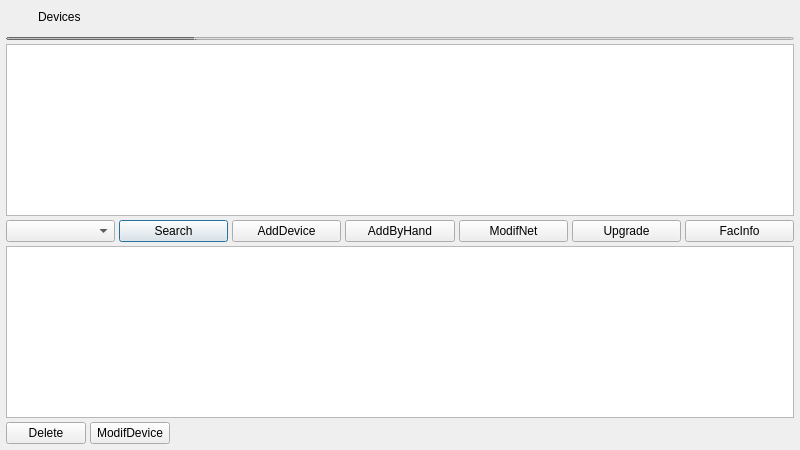
<?xml version="1.0" encoding="UTF-8"?>
<ui version="4.0">
 <class>FrmDevice</class>
 <widget class="QDialog" name="FrmDevice">
  <property name="geometry">
   <rect>
    <x>0</x>
    <y>0</y>
    <width>800</width>
    <height>450</height>
   </rect>
  </property>
  <property name="windowTitle">
   <string>Dialog</string>
  </property>
  <layout class="QGridLayout" name="gridLayout">
   <property name="leftMargin">
    <number>6</number>
   </property>
   <property name="topMargin">
    <number>0</number>
   </property>
   <property name="rightMargin">
    <number>6</number>
   </property>
   <property name="bottomMargin">
    <number>6</number>
   </property>
   <property name="spacing">
    <number>4</number>
   </property>
   <item row="4" column="0">
    <layout class="QHBoxLayout" name="HorLayoutDevice">
     <item>
      <widget class="QComboBox" name="CBoxProtoType"/>
     </item>
     <item>
      <widget class="QPushButton" name="BtnSearch">
       <property name="text">
        <string>Search</string>
       </property>
      </widget>
     </item>
     <item>
      <widget class="QPushButton" name="BtnAddDevice">
       <property name="text">
        <string>AddDevice</string>
       </property>
      </widget>
     </item>
     <item>
      <widget class="QPushButton" name="BtnAddByHand">
       <property name="text">
        <string>AddByHand</string>
       </property>
      </widget>
     </item>
     <item>
      <widget class="QPushButton" name="BtnModifNet">
       <property name="text">
        <string>ModifNet</string>
       </property>
      </widget>
     </item>
     <item>
      <widget class="QPushButton" name="BtnUpgrade">
       <property name="text">
        <string>Upgrade</string>
       </property>
      </widget>
     </item>
     <item>
      <widget class="QPushButton" name="BtnFacInfo">
       <property name="text">
        <string>FacInfo</string>
       </property>
      </widget>
     </item>
    </layout>
   </item>
   <item row="2" column="0">
    <widget class="QTableView" name="TviewSearchDevice"/>
   </item>
   <item row="5" column="0">
    <widget class="QTableView" name="TviewChnDevice"/>
   </item>
   <item row="6" column="0">
    <layout class="QHBoxLayout" name="HorLayoutChnDevice">
     <item>
      <widget class="QPushButton" name="BtnChnDeleteDevice">
       <property name="text">
        <string>Delete</string>
       </property>
      </widget>
     </item>
     <item>
      <widget class="QPushButton" name="BtnChnModifDevice">
       <property name="text">
        <string>ModifDevice</string>
       </property>
      </widget>
     </item>
     <item>
      <spacer name="horizontalSpacer">
       <property name="orientation">
        <enum>Qt::Horizontal</enum>
       </property>
       <property name="sizeHint" stdset="0">
        <size>
         <width>40</width>
         <height>20</height>
        </size>
       </property>
      </spacer>
     </item>
    </layout>
   </item>
   <item row="0" column="0">
    <widget class="QWidget" name="WidGetTitle" native="true">
     <property name="enabled">
      <bool>true</bool>
     </property>
     <property name="sizePolicy">
      <sizepolicy hsizetype="Preferred" vsizetype="Fixed">
       <horstretch>0</horstretch>
       <verstretch>0</verstretch>
      </sizepolicy>
     </property>
     <property name="minimumSize">
      <size>
       <width>0</width>
       <height>33</height>
      </size>
     </property>
     <property name="maximumSize">
      <size>
       <width>16777215</width>
       <height>33</height>
      </size>
     </property>
     <layout class="QGridLayout" name="gridLayout_2">
      <property name="leftMargin">
       <number>0</number>
      </property>
      <property name="topMargin">
       <number>0</number>
      </property>
      <property name="rightMargin">
       <number>0</number>
      </property>
      <property name="bottomMargin">
       <number>0</number>
      </property>
      <property name="spacing">
       <number>0</number>
      </property>
      <item row="0" column="2">
       <widget class="QWidget" name="MenuWidget" native="true">
        <property name="sizePolicy">
         <sizepolicy hsizetype="Minimum" vsizetype="Preferred">
          <horstretch>0</horstretch>
          <verstretch>0</verstretch>
         </sizepolicy>
        </property>
        <property name="minimumSize">
         <size>
          <width>128</width>
          <height>33</height>
         </size>
        </property>
        <property name="maximumSize">
         <size>
          <width>128</width>
          <height>33</height>
         </size>
        </property>
        <widget class="QPushButton" name="BtnMenu">
         <property name="geometry">
          <rect>
           <x>0</x>
           <y>0</y>
           <width>32</width>
           <height>33</height>
          </rect>
         </property>
         <property name="sizePolicy">
          <sizepolicy hsizetype="Minimum" vsizetype="Expanding">
           <horstretch>0</horstretch>
           <verstretch>0</verstretch>
          </sizepolicy>
         </property>
         <property name="minimumSize">
          <size>
           <width>31</width>
           <height>0</height>
          </size>
         </property>
         <property name="focusPolicy">
          <enum>Qt::NoFocus</enum>
         </property>
         <property name="toolTip">
          <string>Menu</string>
         </property>
         <property name="text">
          <string/>
         </property>
         <property name="autoDefault">
          <bool>true</bool>
         </property>
         <property name="flat">
          <bool>true</bool>
         </property>
        </widget>
        <widget class="QPushButton" name="BtnMin">
         <property name="geometry">
          <rect>
           <x>32</x>
           <y>0</y>
           <width>32</width>
           <height>33</height>
          </rect>
         </property>
         <property name="sizePolicy">
          <sizepolicy hsizetype="Minimum" vsizetype="Expanding">
           <horstretch>0</horstretch>
           <verstretch>0</verstretch>
          </sizepolicy>
         </property>
         <property name="minimumSize">
          <size>
           <width>31</width>
           <height>0</height>
          </size>
         </property>
         <property name="text">
          <string/>
         </property>
         <property name="autoDefault">
          <bool>true</bool>
         </property>
         <property name="flat">
          <bool>true</bool>
         </property>
        </widget>
        <widget class="QPushButton" name="BtnMax">
         <property name="geometry">
          <rect>
           <x>64</x>
           <y>0</y>
           <width>32</width>
           <height>33</height>
          </rect>
         </property>
         <property name="sizePolicy">
          <sizepolicy hsizetype="Minimum" vsizetype="Expanding">
           <horstretch>0</horstretch>
           <verstretch>0</verstretch>
          </sizepolicy>
         </property>
         <property name="text">
          <string/>
         </property>
         <property name="autoDefault">
          <bool>true</bool>
         </property>
         <property name="flat">
          <bool>true</bool>
         </property>
        </widget>
        <widget class="QPushButton" name="BtnClose">
         <property name="geometry">
          <rect>
           <x>96</x>
           <y>0</y>
           <width>40</width>
           <height>33</height>
          </rect>
         </property>
         <property name="text">
          <string/>
         </property>
         <property name="autoDefault">
          <bool>true</bool>
         </property>
         <property name="flat">
          <bool>true</bool>
         </property>
        </widget>
       </widget>
      </item>
      <item row="0" column="1">
       <widget class="QLabel" name="LabTitle">
        <property name="minimumSize">
         <size>
          <width>0</width>
          <height>33</height>
         </size>
        </property>
        <property name="maximumSize">
         <size>
          <width>16777215</width>
          <height>33</height>
         </size>
        </property>
        <property name="text">
         <string>Devices</string>
        </property>
       </widget>
      </item>
      <item row="0" column="0">
       <widget class="QLabel" name="LabIco">
        <property name="minimumSize">
         <size>
          <width>32</width>
          <height>33</height>
         </size>
        </property>
        <property name="maximumSize">
         <size>
          <width>32</width>
          <height>33</height>
         </size>
        </property>
        <property name="text">
         <string/>
        </property>
       </widget>
      </item>
     </layout>
    </widget>
   </item>
   <item row="1" column="0">
    <widget class="QProgressBar" name="ProgressSearch">
     <property name="enabled">
      <bool>false</bool>
     </property>
     <property name="sizePolicy">
      <sizepolicy hsizetype="Expanding" vsizetype="Fixed">
       <horstretch>0</horstretch>
       <verstretch>0</verstretch>
      </sizepolicy>
     </property>
     <property name="maximumSize">
      <size>
       <width>16777215</width>
       <height>3</height>
      </size>
     </property>
     <property name="contextMenuPolicy">
      <enum>Qt::NoContextMenu</enum>
     </property>
     <property name="toolTip">
      <string>SearchProgress</string>
     </property>
     <property name="value">
      <number>24</number>
     </property>
     <property name="format">
      <string/>
     </property>
    </widget>
   </item>
  </layout>
 </widget>
 <resources/>
 <connections/>
</ui>
